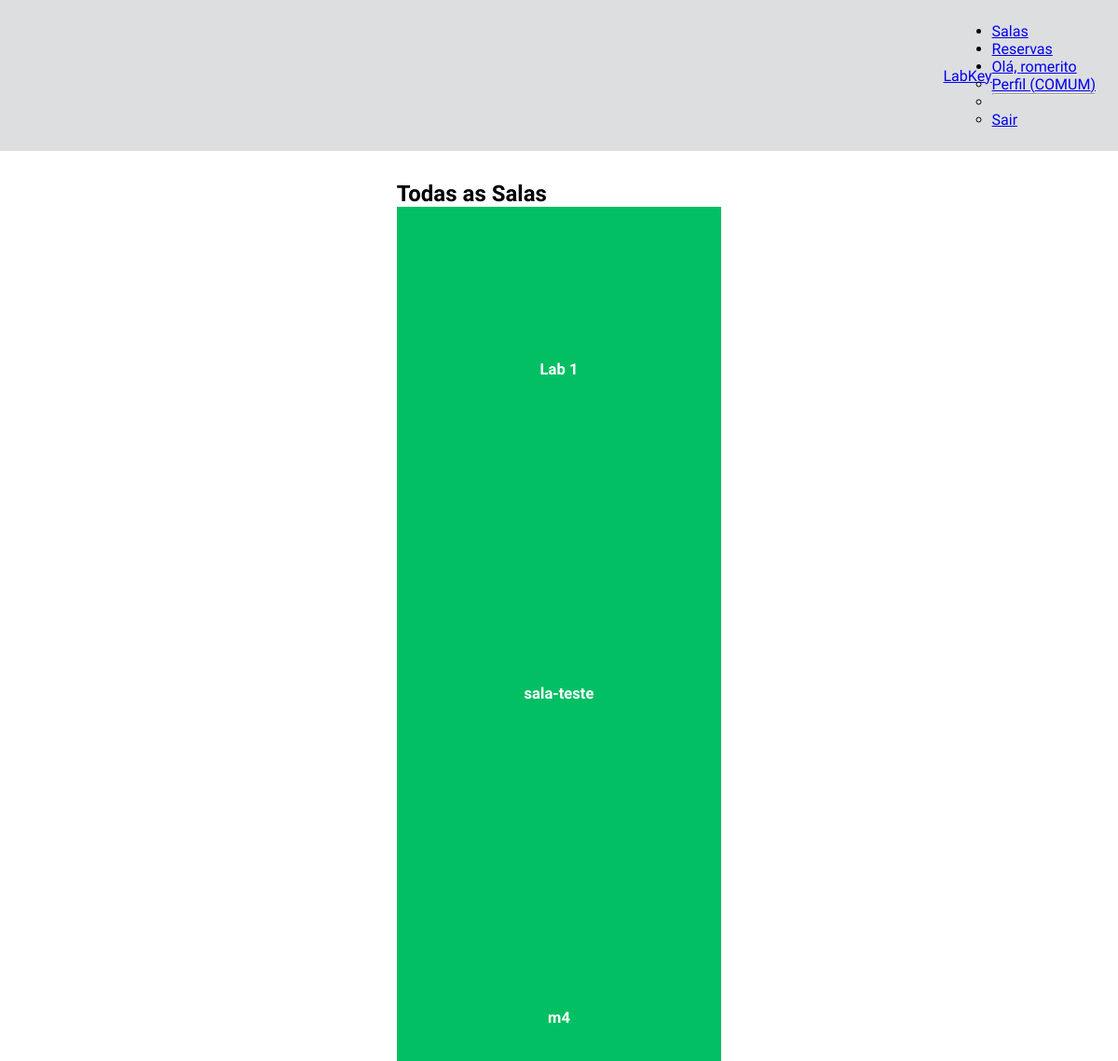
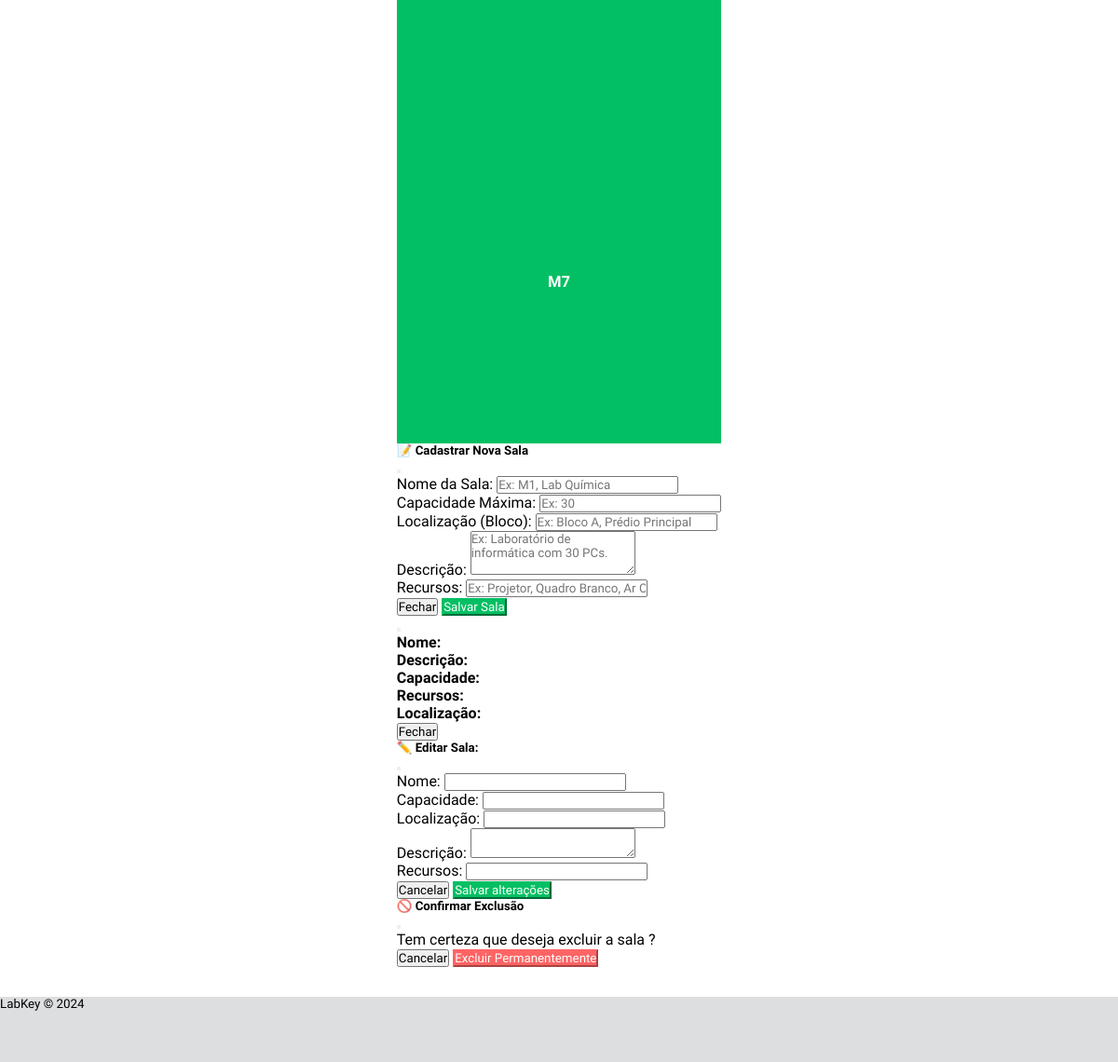
The app's page /salas (signed in) with its own data (2 pictures, top to bottom).
### models/models.py (models this page shows)
class SalaBase(SQLModel):
    nome: str = Field(unique=True, index=True, description="Nome identificador da sala")
    descricao: Optional[str] = Field(default=None, description="Descrição da sala")
    capacidade: int = Field(description="Capacidade máxima de pessoas")
    localizacao: Optional[str] = Field(default=None, description="Localização física da sala") # Opcional
    recursos: Optional[str] = Field(default=None, description="Equipamentos ou recursos disponíveis") # Opcional

class Sala(SalaBase, table=True):
    id: Optional[int] = Field(default=None, primary_key=True)
    reservas: List["Reserva"] = Relationship(back_populates="sala")

### main.py (the view)
@app.get("/salas", summary="Página de Salas")
def salas_page(request: Request, session: Session = Depends(get_session)):
    if "usuario_id" not in request.session:
        return RedirectResponse(url="/login", status_code=status.HTTP_303_SEE_OTHER)
    nome = request.session.get("nome")
    tipo = request.session.get("tipo_usuario")
    salas = session.exec(select(Sala)).all()
    return templates.TemplateResponse("salas.html", {"request": request, "nome": nome, "tipo_usuario": tipo, "salas": salas})

### templates/salas.html (shortened to what this page needs)
{% extends "base_dashboard.html" %}
{% block content %}
<div class="container my-5">
  <h2 class="text-center mb-5">Todas as Salas</h2>
  <div class="row row-cols-2 row-cols-md-3 row-cols-lg-5 g-4">
    {% for sala in salas %}
    <div class="col">
      <div
        class="card card-sala text-center border-0"
        style="cursor: pointer; min-height: 150px"
        data-sala-id="{{ sala.id }}"
        data-sala-nome="{{ sala.nome }}"
        data-sala-capacidade="{{ sala.capacidade }}"
        data-sala-localizacao="{{ sala.localizacao or 'Não Informada' }}"
        data-sala-recursos="{{ sala.recursos or 'Nenhum' }}"
        data-sala-descricao="{{ sala.descricao or 'Nenhuma descrição fornecida.' }}"
        data-coreui-toggle="modal"
        data-coreui-target="#modalDetalhesSala"
      >
        <div class="card-body d-flex align-items-center justify-content-center">
          <h5 class="card-title mb-0 text-white">{{ sala.nome }}</h5>
        </div>
      </div>
    </div>
    {% endfor %}
  </div>
  <div class="modal fade" id="modalCadastroSala" tabindex="-1" aria-labelledby="modalCadastroSalaLabel" aria-hidden="true">
    <div class="modal-dialog modal-lg">
      <div class="modal-content">
        <form id="formCadastroSala">
          <div class="modal-header">
            <h5 class="modal-title" id="modalCadastroSalaLabel">📝 Cadastrar Nova Sala</h5>
            <button class="btn-close" type="button" data-coreui-dismiss="modal" aria-label="Fechar"></button>
          </div>
          <div class="modal-body">
            <div class="mb-3">
              <label for="nome" class="form-label">Nome da Sala:</label>
              <input class="form-control" id="nome" name="nome" type="text" placeholder="Ex: M1, Lab Química" required>
            </div>
            <div class="mb-3">
              <label for="capacidade" class="form-label">Capacidade Máxima:</label>
              <input class="form-control" id="capacidade" name="capacidade" type="number" min="1" placeholder="Ex: 30" required>
            </div>
            <div class="mb-3">
              <label for="localizacao" class="form-label">Localização (Bloco):</label>
              <input class="form-control" id="localizacao" name="localizacao" type="text" placeholder="Ex: Bloco A, Prédio Principal">
            </div>
            <div class="mb-3">
              <label for="descricao" class="form-label">Descrição:</label>
              <textarea class="form-control" id="descricao" name="descricao" rows="3" placeholder="Ex: Laboratório de informática com 30 PCs."></textarea>
            </div>
            <div class="mb-3">
              <label for="recursos" class="form-label">Recursos:</label>
              <input class="form-control" id="recursos" name="recursos" type="text" placeholder="Ex: Projetor, Quadro Branco, Ar Condicionado">
            </div>
          </div>
          <div class="modal-footer">
            <button class="btn btn-secondary" type="button" data-coreui-dismiss="modal">Fechar</button>
            <button class="btn save-btn" type="submit">Salvar Sala</button>
          </div>
        </form>
      </div>
    </div>
  </div>
  <div class="modal fade" id="modalDetalhesSala" tabindex="-1" aria-labelledby="modalDetalhesSalaLabel" aria-hidden="true">
    <div class="modal-dialog">
      <div class="modal-content">
        <div class="modal-header">
          <button class="btn-close" type="button" data-coreui-dismiss="modal" aria-label="Fechar"></button>
        </div>
        <div class="modal-body">
          <p><strong>Nome:</strong> </p>
          <p><strong>Descrição:</strong> </p>
          <p><strong>Capacidade:</strong> </p>
          <p><strong>Recursos:</strong> </p>
          <p><strong>Localização:</strong> </p>
        </div>
        <div class="modal-footer">
          <button class="btn btn-secondary" type="button" data-coreui-dismiss="modal">Fechar</button>
        </div>
      </div>
    </div>
  </div>
  <div class="modal fade" id="modalEdicaoSala" tabindex="-1">
    <div class="modal-dialog modal-lg">
      <div class="modal-content">
        <form id="formEdicaoSala">
          <div class="modal-header">
            <h5 class="modal-title">✏️ Editar Sala: </h5>
            <button class="btn-close" type="button" data-coreui-dismiss="modal"></button>
          </div>
          <div class="modal-body">
            <div class="mb-3">
              <label class="form-label">Nome:</label>
              <input class="form-control" id="editNome" name="nome" required>
            </div>
            <div class="mb-3">
              <label class="form-label">Capacidade:</label>
              <input class="form-control" id="editCapacidade" name="capacidade" type="number" required>
            </div>
            <div class="mb-3">
              <label class="form-label">Localização:</label>
              <input class="form-control" id="editLocalizacao" name="localizacao">
            </div>
            <div class="mb-3">
              <label class="form-label">Descrição:</label>
              <textarea class="form-control" id="editDescricao" name="descricao"></textarea>
            </div>
            <div class="mb-3">
              <label class="form-label">Recursos:</label>
              <input class="form-control" id="editRecursos" name="recursos">
            </div>
          </div>
          <div class="modal-footer">
            <button class="btn btn-secondary" type="button" data-coreui-dismiss="modal">Cancelar</button>
            <button class="btn save-btn" type="submit">Salvar alterações</button>
          </div>
        </form>
      </div>
    </div>
  </div>
  <div class="modal fade" id="modalConfirmacaoExclusao" tabindex="-1">
    <div class="modal-dialog modal-sm">
      <div class="modal-content">
        <div class="modal-header">
          <h5 class="modal-title">🚫 Confirmar Exclusão</h5>
          <button class="btn-close" type="button" data-coreui-dismiss="modal"></button>
        </div>
        <div class="modal-body">
          <p>Tem certeza que deseja excluir a sala <strong></strong>?</p>
        </div>
        <div class="modal-footer">
          <button class="btn btn-secondary" type="button" data-coreui-dismiss="modal">Cancelar</button>
          <button class="btn exc-btn" id="confirmarExclusao">Excluir Permanentemente</button>
        </div>
      </div>
    </div>
  </div>
</div>
{% endblock %}

### static/css/style.css (style rules this page uses)
* { margin: 0; padding: 0; box-sizing: border-box; font-family: "Lexend", sans-serif; }
html, body { width: 100%; min-height: 100vh; background-color: #f8f8f8; }

### templates/salas.html (style rules this page uses)
.modal-footer .exc-btn { background-color: #ff6464; color: white; border-color: #ff6464; }
.card-sala { cursor: pointer; transition: transform 0.2s; aspect-ratio: 1 / 1; display: flex; justify-content: center; align-items: center; font-size: 20px; background-color: #03bf63 !important; color: white !important; }
.modal-footer .save-btn { background-color: #03bf63; border-color: #03bf63; color: white; }

### records on screen
Sala: nome "Lab 1"
Sala: nome "sala-teste"
Sala: nome "m4"
Sala: nome "M7"

### other values on screen
{{ nome.split(' ')[0] }} "romerito"
{{ tipo_usuario }} "COMUM"
